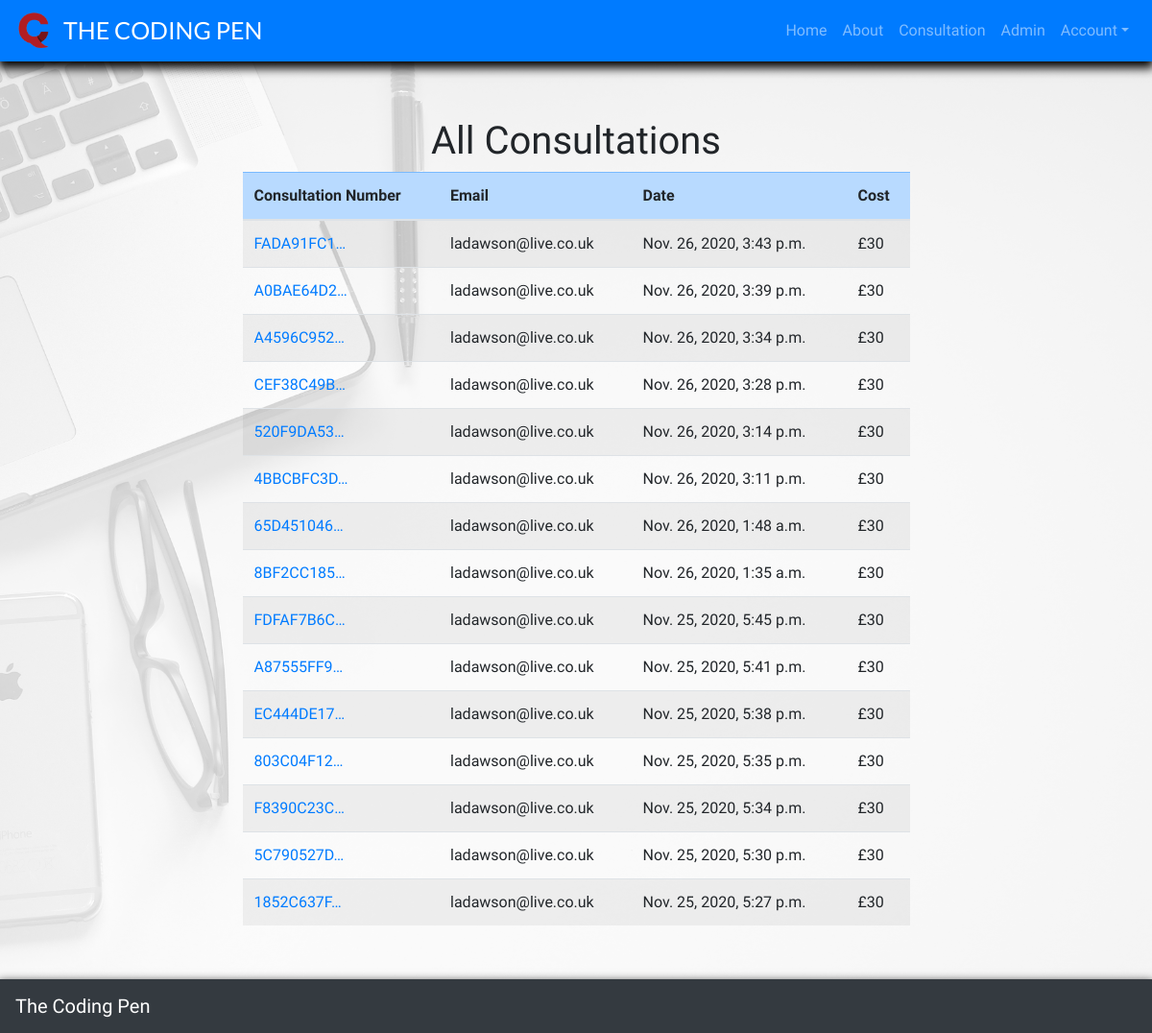
/admin_user/ (signed in), run on the app's committed database.
### consultation/models.py (models this page shows, shortened)
class Consultation(models.Model):
    consultation_number = models.CharField(max_length=32, null=False, editable=False)
    user_profile = models.ForeignKey(UserProfile, on_delete=models.SET_NULL,
                                     null=True, blank=True, related_name='consultation')
    first_name = models.CharField(max_length=20, null=False, blank=False)
    last_name = models.CharField(max_length=20, null=False, blank=False)
    email = models.EmailField(max_length=100, null=False, blank=False, default="")
    phone_number = models.CharField(max_length=30, null=False, blank=False)
    date = models.DateTimeField(auto_now_add=True)
    consultation_idea = models.TextField(max_length=3000, null=False, blank=False)
    consultation_cost = models.DecimalField(max_digits=5, decimal_places=2, null=False, default=30)
    stripe_pid = models.CharField(max_length=254, null=False, blank=False, default='')

### admin_user/views.py (the view)
# urls.py: path('', views.admin_page, name='admin_page'),
@login_required
def admin_page(request):
    if not request.user.is_superuser:
        messages.error(request, 'Sorry, only staff can do that.')
        return redirect(reverse('home'))
    consultation = Consultation.objects.all()
    consultations = consultation.order_by('-date')
    template = 'admin_pages/admin_home.html'
    context = {
        'consultations': consultations,
    }
    return render(request, template, context)

### admin_user/templates/admin_pages/admin_home.html
{% extends "base.html" %}
{% load static %}
{% block extra_css %}
<link rel="stylesheet" href="{% static 'css/profiles.css' %}">
{% endblock %}
{% block page_header %}
<div class="header-container"></div>
{% endblock %}
{% block content %}
<div class="background-overlay"></div>
<div class="container-fluid no-gutters h-100 consult-container">
	<div class="row h-100 justify-content-center align-items-center form-container">
		<div class="col my-auto title-box ">
			<div class="jumbotron">
				<div class="row justify-content-center">
					<h1 class="consult-title">All Consultations</h1>
				</div>
				<div class="col-12">
					<table class="table table-striped">
						<thead class="table-primary">
							<tr>
								<th scope="col">Consultation Number</th>
								<th scope="col">Email</th>
								<th scope="col">Date</th>
								<th scope="col">Cost</th>
							</tr>
						</thead>
						<tbody>
                            {% for consultation in consultations %}
                                <tr>
                                    <td>
                                        <a href="{% url 'consultation_history_admin' consultation.consultation_number %}"
                                        title="{{ consultation.consultation_number }}">
                                            {{ consultation.consultation_number|truncatechars:10 }}
                                        </a>
                                    </td>
                                    <td>{{ consultation.email }}</td>
                                    <td>{{ consultation.date }}</td>
                                    <td>£30</td>
                                </tr>
                            {% endfor %}
						</tbody>
					</table>
				</div>
			</div>
		</div>
	</div>
</div>
{% endblock %}

### static/css/base.css (style rules this page uses)
html { height: 100% }
.header-container { padding-top: 59px; }
.jumbotron { max-width: 1070px; background-color: transparent; }
.form-container { justify-content: center; display: flex; }
body { background: url('/media/background.jpg') no-repeat center center fixed; background-size: cover; height: calc(100vh - 59px); font-family: 'Patua One', cursive; }

### profiles/static/css/profiles.css (style rules this page uses)
.background-overlay { position: fixed; top: 0; left: 0; height: 100%; width: 100%; background-color: rgba(255, 255, 255, 0.8); }
.consult-container { display: flex; justify-content: center; }
.form-container { width: 50%; margin-left: 25%; margin-right: 25%; }
.jumbotron { width: 100%; max-width: 2000px; }
@media (max-width: 1600px) { .form-container { width: 70%; margin-left: 15%; margin-right: 15%; } }

### data on the page
Consultation: consultation_number "FADA91FC1…", email "ladawson@live.co.uk", date "Nov. 26, 2020, 3:43 p.m."
Consultation: consultation_number "A0BAE64D2…", email "ladawson@live.co.uk", date "Nov. 26, 2020, 3:39 p.m."
Consultation: consultation_number "A4596C952…", email "ladawson@live.co.uk", date "Nov. 26, 2020, 3:34 p.m."
Consultation: consultation_number "CEF38C49B…", email "ladawson@live.co.uk", date "Nov. 26, 2020, 3:28 p.m."
Consultation: consultation_number "520F9DA53…", email "ladawson@live.co.uk", date "Nov. 26, 2020, 3:14 p.m."
Consultation: consultation_number "4BBCBFC3D…", email "ladawson@live.co.uk", date "Nov. 26, 2020, 3:11 p.m."
Consultation: consultation_number "65D451046…", email "ladawson@live.co.uk", date "Nov. 26, 2020, 1:48 a.m."
Consultation: consultation_number "8BF2CC185…", email "ladawson@live.co.uk", date "Nov. 26, 2020, 1:35 a.m."
Consultation: consultation_number "FDFAF7B6C…", email "ladawson@live.co.uk", date "Nov. 25, 2020, 5:45 p.m."
Consultation: consultation_number "A87555FF9…", email "ladawson@live.co.uk", date "Nov. 25, 2020, 5:41 p.m."
Consultation: consultation_number "EC444DE17…", email "ladawson@live.co.uk", date "Nov. 25, 2020, 5:38 p.m."
Consultation: consultation_number "803C04F12…", email "ladawson@live.co.uk", date "Nov. 25, 2020, 5:35 p.m."
Consultation: consultation_number "F8390C23C…", email "ladawson@live.co.uk", date "Nov. 25, 2020, 5:34 p.m."
Consultation: consultation_number "5C790527D…", email "ladawson@live.co.uk", date "Nov. 25, 2020, 5:30 p.m."
Consultation: consultation_number "1852C637F…", email "ladawson@live.co.uk", date "Nov. 25, 2020, 5:27 p.m."
